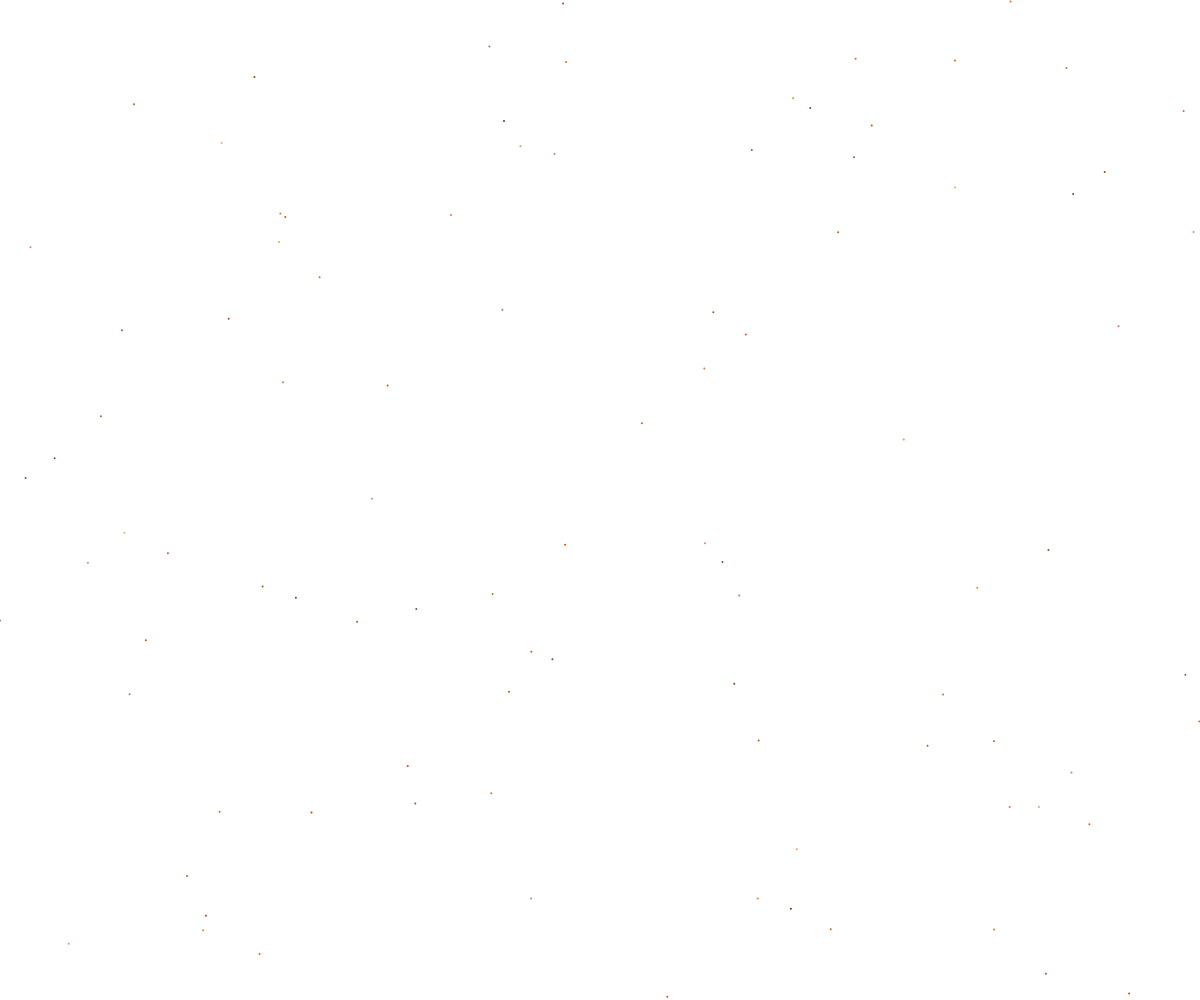
Frame 1 (no input)
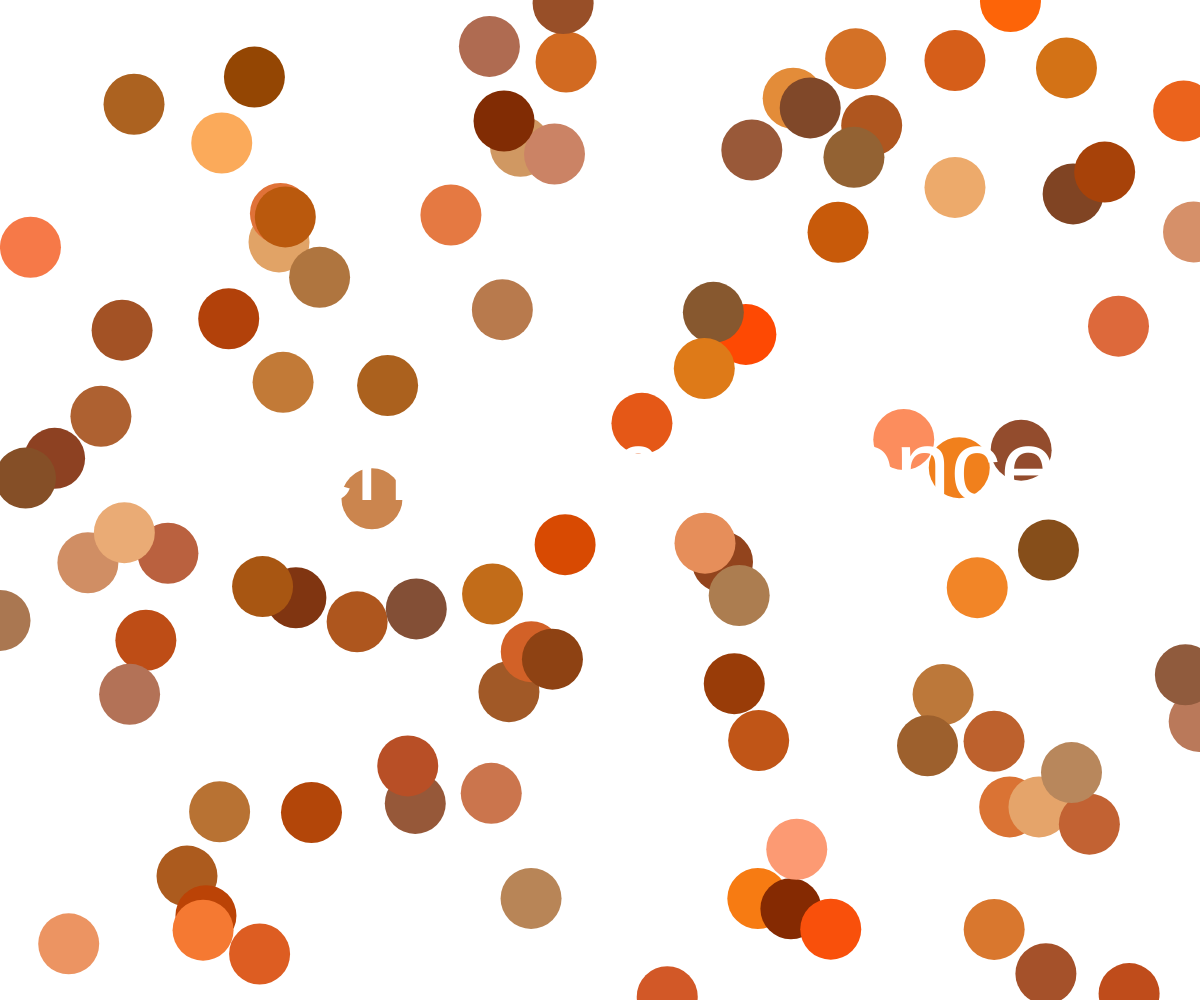
Frame 60 (no input)
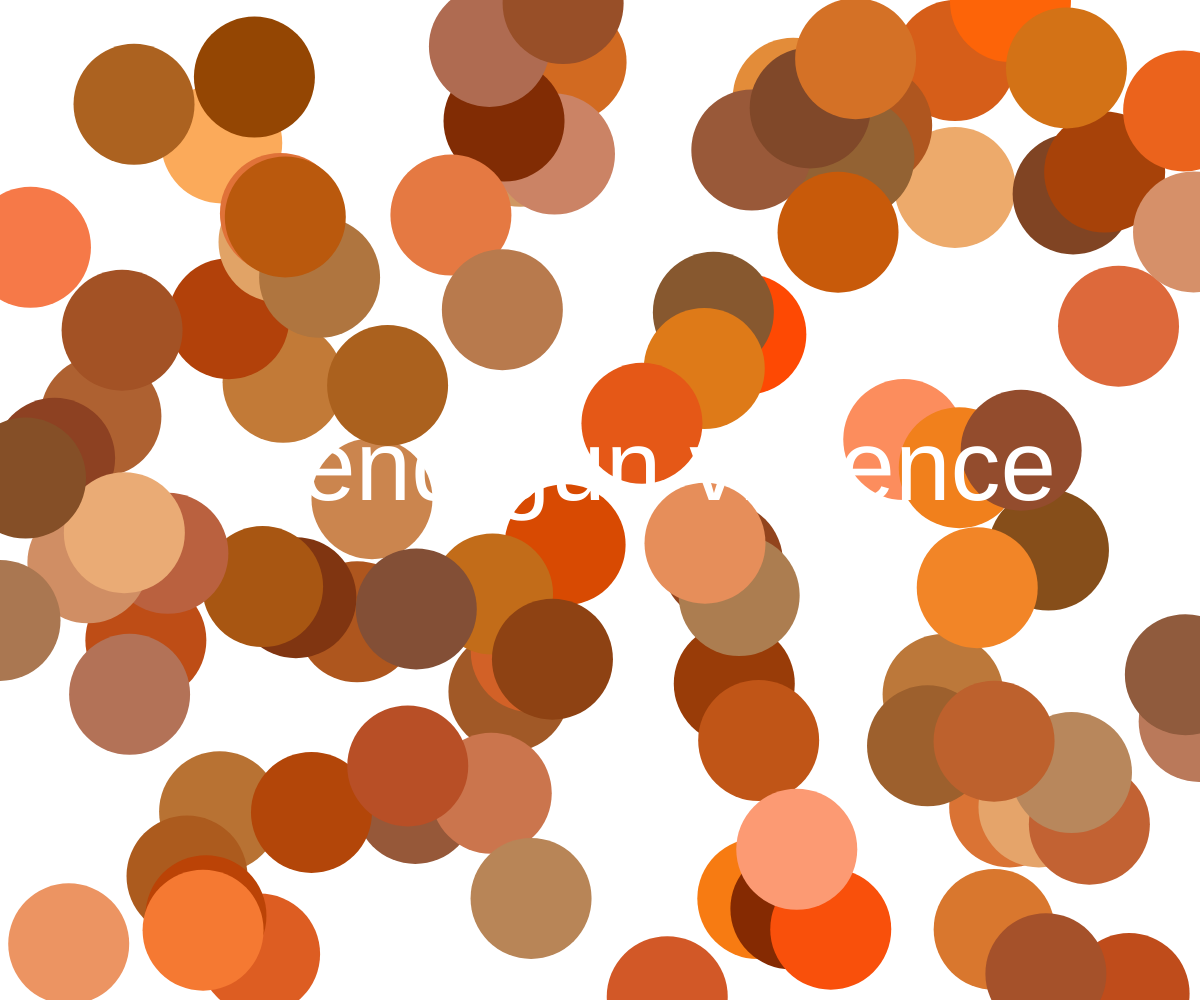
Frame 120 (the mouse pressed at the canvas centre since frame 60)

The p5.js sketch that drew these frames (run headless with seeded random() and noise() and a simulated clock; from frame 60 on, the mouse is pressed at the canvas centre):

// p5.js sketch
// ── sketch.js
var s = 1;
var rects;
function setup() {
  createCanvas(windowWidth, windowHeight);
  background(255);
  colorMode(HSB);

  rects = [];
  for (let i = 0; i <= 96; i++) {
    fill(random(255), random(255), random(255));
    rects.push(new Life);
  }
}

function draw() {
  background(255);
  rects.forEach(r => {
    r.display();
  });

  fill(255);
  textSize(100);
  text("end gun violence", width/2 - 300, height/2)
}

// star class
function Life() {
  this.rad = 1;
  this.x = random(0, width);
  this.y = random(0, height);
  this.f = color(random(16, 30), random(50, 100), random(50, 100));
  this.growing = true;


  this.twinkle = function() {
    if (mouseX + 50 > this.x && mouseX - 50 < this.x && mouseY + 50 > this.y && mouseY - 50 < this.y) {
      this.f = 255;
    }
    else {
      this.f = 100;
    }
  }

  this.display = function() {
    if (this.rad < width/3 && this.growing) {
      this.rad+=1;
    } else if (this.rad > 0) {
      this.growing = false;
      this.rad-=2;
    } else {
      this.growing = true;
    }
    noStroke();
    fill(this.f);
    ellipse(this.x, this.y, this.rad, this.rad);
  }
}
